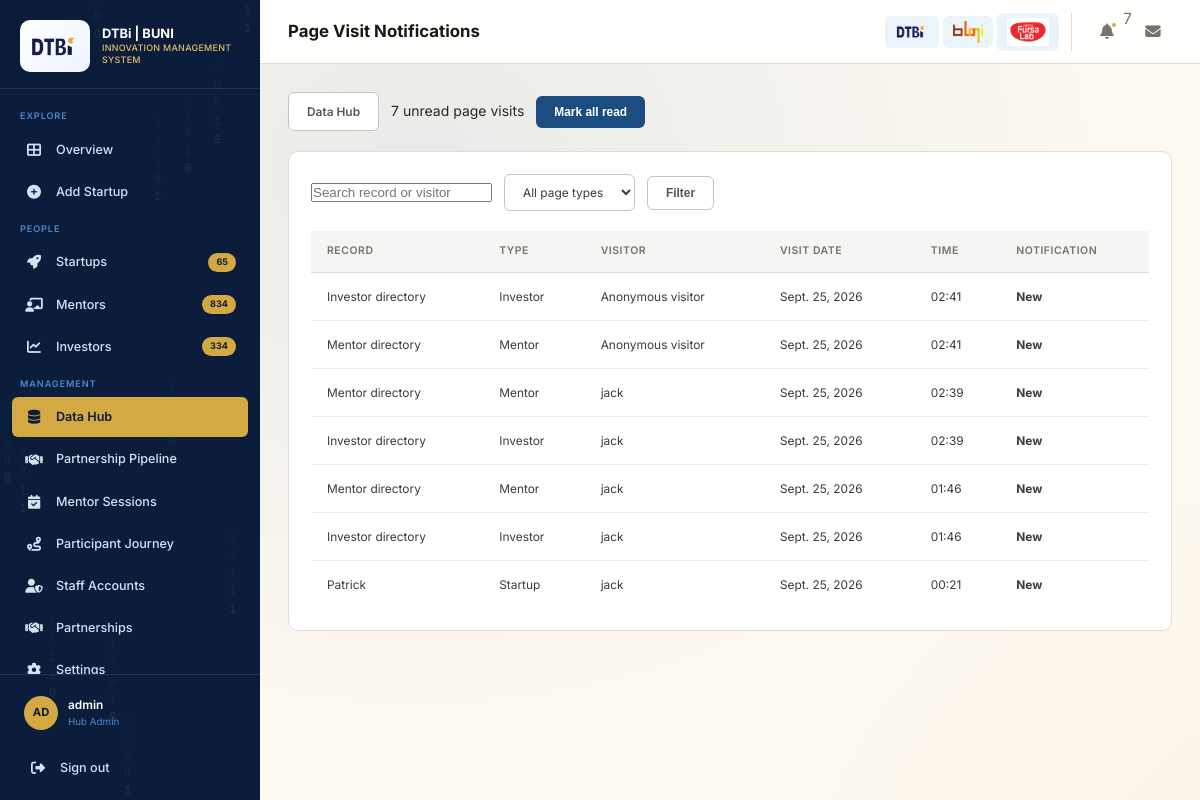
Screenshot of /staff/data/page-visits/ (signed in) with the database file from the repository.
### staff/models.py (models this page shows, shortened)
class PageVisit(models.Model):
    PAGE_TYPES = [
        ('startup', 'Startup'),
        ('mentor', 'Mentor'),
        ('investor', 'Investor'),
    ]
    page_type = models.CharField(max_length=20, choices=PAGE_TYPES)
    object_key = models.CharField(max_length=100)
    display_name = models.CharField(max_length=255)
    session_key = models.CharField(max_length=40)
    visitor = models.ForeignKey(
        User, on_delete=models.SET_NULL, null=True, blank=True, related_name='tracked_page_visits'
    )
    visit_date = models.DateField()
    visited_at = models.DateTimeField(auto_now_add=True)
    is_read = models.BooleanField(default=False)
    class Meta:
        ordering = ['-visited_at']
        constraints = [models.UniqueConstraint(
            fields=['page_type', 'object_key', 'session_key', 'visit_date'],
            name='uniq_daily_entity_page_visit',
        )]
        indexes = [models.Index(fields=['page_type', 'visited_at'])]

### staff/data_views.py (the view)
# urls.py: path('data/page-visits/', data_views.page_visit_admin, name='page_visit_admin'),
@admin_required
@require_http_methods(['GET', 'POST'])
def page_visit_admin(request):
    if request.method == 'POST' and request.POST.get('action') == 'mark_read':
        PageVisit.objects.filter(is_read=False).update(is_read=True)
        messages.success(request, 'Page visit notifications marked as read.')
        return redirect('staff:page_visit_admin')
    visits = PageVisit.objects.select_related('visitor').all()
    page_type = request.GET.get('type', '')
    search = request.GET.get('q', '').strip()
    if page_type in {'startup', 'mentor', 'investor'}:
        visits = visits.filter(page_type=page_type)
    if search:
        visits = visits.filter(Q(display_name__icontains=search) | Q(visitor__username__icontains=search))
    query_params = request.GET.copy()
    query_params.pop('page', None)
    page_obj = Paginator(visits, 50).get_page(request.GET.get('page'))
    return render(request, 'page_visit_admin.html', {
        'visits': page_obj,
        'page_obj': page_obj,
        'page_query': query_params.urlencode(),
        'unread_count': PageVisit.objects.filter(is_read=False).count(),
        'page_type': page_type,
        'search': search,
    })

### staff/context_processors.py (called while the page is built)
def people_counts(request):
    return {
        'live_counts': {
            'startups': Startup.objects.count(),
            'mentors': Mentor.objects.filter(is_active=True).count(),
            'investors': Investor.objects.filter(status='active').count(),
        }
    }

def admin_page_visit_alerts(request):
    unread = 0
    user = getattr(request, 'user', None)
    if user and user.is_authenticated:
        if user.is_superuser or UserProfile.objects.filter(user=user, user_type='admin').exists():
            unread = PageVisit.objects.filter(is_read=False).count()
    return {'unread_page_visit_count': unread}

def user_theme(request):
    user = getattr(request, 'user', None)
    theme = 'light'
    if user and user.is_authenticated:
        theme = UserProfile.objects.filter(user=user).values_list('theme', flat=True).first() or 'light'
    return {'ui_theme': theme}

### staff/data_views.py (called while the page is built)
def admin_required(view):
    @wraps(view)
    @login_required
    def wrapped(request, *args, **kwargs):
        allowed = request.user.is_superuser or UserProfile.objects.filter(
            user=request.user, user_type='admin'
        ).exists()
        if not allowed:
            raise PermissionDenied
        return view(request, *args, **kwargs)
    return wrapped

### staff/models.py (called while the page is built)
    @property
    def is_admin(self):
        return self.user_type == 'admin'

    @property
    def is_staff_role(self):
        return self.user_type in ['admin', 'staff']

### templates/page_visit_admin.html (shortened to what this page needs)
{% extends "base.html" %}
{% block page_title %}Page Visit Notifications{% endblock %}
{% block content %}
<div class="filter-bar"><a class="btn btn-outline" href="{% url 'staff:data_hub' %}">Data Hub</a><span>{{ unread_count }} unread page visits</span><form method="post">{% csrf_token %}<input type="hidden" name="action" value="mark_read"><button class="btn btn-primary" type="submit">Mark all read</button></form></div>
<section class="card mt-20"><div class="card-body"><form method="get" class="filter-bar"><input class="form-input" name="q" type="search" value="{{ search }}" placeholder="Search record or visitor"><select class="filter-select" name="type"><option value="">All page types</option><option value="startup" {% if page_type == 'startup' %}selected{% endif %}>Startups</option><option value="mentor" {% if page_type == 'mentor' %}selected{% endif %}>Mentors</option><option value="investor" {% if page_type == 'investor' %}selected{% endif %}>Investors</option></select><button class="btn btn-outline" type="submit">Filter</button></form><div class="table-wrap"><table><thead><tr><th>Record</th><th>Type</th><th>Visitor</th><th>Visit date</th><th>Time</th><th>Notification</th></tr></thead><tbody>{% for visit in visits %}<tr><td>{{ visit.display_name }}</td><td>{{ visit.get_page_type_display }}</td><td>{{ visit.visitor.username|default:"Anonymous visitor" }}</td><td>{{ visit.visit_date }}</td><td>{{ visit.visited_at|date:'H:i' }}</td><td>{% if visit.is_read %}Read{% else %}<strong>New</strong>{% endif %}</td></tr>{% empty %}<tr><td colspan="6">No page visits match this filter.</td></tr>{% endfor %}</tbody></table></div>{% include "partials/pagination.html" %}</div></section>
{% endblock %}

### templates/base.html (shortened to what this page needs)
<!DOCTYPE html>
{% load static %}
<html lang="en" data-theme="{{ ui_theme|default:'light' }}">
<head>
    <link rel="stylesheet" href="{% static 'style/style.css' %}">
    <link rel="stylesheet" href="https://cdnjs.cloudflare.com/ajax/libs/font-awesome/6.5.1/css/all.min.css">
</head>
<body>
    <div class="layout">
        <aside class="sidebar" id="sidebar">
            <div class="sidebar-header">
                <a class="sidebar-logo-pair" href="{% url 'landing' %}" aria-label="DTBi Innovation Management System">
                    <img src="{% static 'img/brands/dtbi logo.png' %}" alt="DTBi logo">
                </a>
                <div class="sidebar-brand">
                    <h1>DTBi | BUNI</h1>
                    <span>Innovation Management System</span>
                </div>
            </div>
            <nav class="sidebar-nav">
                <div class="nav-section">Explore</div>
                <div class="nav-item">
                    <a href="{% url 'landing' %}" class="nav-link {% if request.resolver_match.url_name == 'landing' %}active{% endif %}">
                        <i class="fas fa-th-large"></i>
                        <span>Overview</span>
                    </a>
                </div>
                {% if user.is_authenticated %}
                <div class="nav-item">
                    {% if user.profile.startup %}
                    <a href="{% url 'staff:startup_profile' slug=user.profile.startup.slug %}" class="nav-link {% if request.resolver_match.url_name == 'startup_profile' or request.resolver_match.url_name == 'startup_create' %}active{% endif %}">
                        <i class="fas fa-building"></i>
                        <span>My Startup</span>
                    </a>
                    {% else %}
                    <a href="{% url 'staff:startup_create' %}" class="nav-link {% if request.resolver_match.url_name == 'startup_create' %}active{% endif %}">
                        <i class="fas fa-plus-circle"></i>
                        <span>Add Startup</span>
                    </a>
                    {% endif %}
                </div>
                {% endif %}
                <div class="nav-section">People</div>
                <div class="nav-item">
                    <a href="{% url 'staff:startups' %}" class="nav-link {% if request.resolver_match.url_name == 'startups' %}active{% endif %}">
                        <i class="fas fa-rocket"></i>
                        <span>Startups</span>
                        <span class="badge">{{ live_counts.startups }}</span>
                    </a>
                </div>
                <div class="nav-item">
                    <a href="{% url 'staff:mentors' %}" class="nav-link {% if request.resolver_match.url_name == 'mentors' %}active{% endif %}">
                        <i class="fas fa-chalkboard-teacher"></i>
                        <span>Mentors</span>
                        <span class="badge">{{ live_counts.mentors }}</span>
                    </a>
                </div>
                <div class="nav-item">
                    <a href="{% url 'staff:investors' %}" class="nav-link {% if request.resolver_match.url_name == 'investors' %}active{% endif %}">
                        <i class="fas fa-chart-line"></i>
                        <span>Investors</span>
                        <span class="badge">{{ live_counts.investors }}</span>
                    </a>
                </div>
                <div class="nav-section">Management</div>
                {% if user.is_authenticated and user.profile.is_staff_role %}
                <div class="nav-item">
                    <a href="{% url 'staff:data_hub' %}" class="nav-link {% if request.resolver_match.url_name == 'data_hub' or request.resolver_match.url_name == 'data_import' or request.resolver_match.url_name == 'data_reports' or request.resolver_match.url_name == 'page_visit_admin' %}active{% endif %}">
                        <i class="fas fa-database"></i><span>Data Hub</span>
                    </a>
                </div>
                <div class="nav-item">
                    <a href="{% url 'staff:partnership_inbox' %}" class="nav-link {% if request.resolver_match.url_name == 'partnership_inbox' %}active{% endif %}">
                        <i class="fas fa-handshake"></i><span>Partnership Pipeline</span>
                    </a>
                </div>
                <div class="nav-item">
                    <a href="{% url 'staff:mentor_sessions' %}" class="nav-link {% if request.resolver_match.url_name == 'mentor_sessions' %}active{% endif %}">
                        <i class="fas fa-calendar-check"></i><span>Mentor Sessions</span>
                    </a>
                </div>
                <div class="nav-item">
                    <a href="{% url 'staff:participant_journey' %}" class="nav-link {% if request.resolver_match.url_name == 'participant_journey' %}active{% endif %}">
                        <i class="fas fa-route"></i><span>Participant Journey</span>
                    </a>
                </div>
                {% endif %}
                {% if user.is_authenticated and user.profile.is_admin %}
                <div class="nav-item">
                    <a href="{% url 'staff:staff_list' %}" class="nav-link {% if request.resolver_match.url_name == 'staff_list' %}active{% endif %}">
                        <i class="fas fa-user-shield"></i>
                        <span>Staff Accounts</span>
                    </a>
                </div>
                {% endif %}
                <div class="nav-item">
                    <a href="{% url 'staff:partnership_form' %}" class="nav-link {% if request.resolver_match.url_name == 'partnership_form' %}active{% endif %}">
                        <i class="fas fa-handshake"></i>
                        <span>Partnerships</span>
                    </a>
                </div>
                <div class="nav-item">
                    <a href="{% if user.is_authenticated %}{% url 'staff:settings' %}{% else %}{% url 'staff:user_login' %}?next={% url 'staff:settings' %}{% endif %}" class="nav-link {% if request.resolver_match.url_name == 'settings' %}active{% endif %}">
                        <i class="fas fa-cog"></i>
                        <span>Settings</span>
                    </a>
                </div>
            </nav>
            <div class="sidebar-footer">
                {% if user.is_authenticated %}
                <div class="sidebar-user">
                    <div class="sidebar-avatar">{{ user.username|slice:":2"|upper }}</div>
                    <div class="sidebar-user-info">
                        <div class="sidebar-user-name">{{ user.get_full_name|default:user.username }}</div>
                        <div class="sidebar-user-role">
                            {% if user.profile.is_admin %}Hub Admin
                            {% elif user.profile.startup %}{{ user.profile.startup.name }}
                            {% else %}Startup Owner{% endif %}
                        </div>
                    </div>
                </div>
                <a href="{% url 'staff:user_logout' %}" class="nav-link" style="margin-top: 10px;">
                    <i class="fas fa-sign-out-alt"></i>
                    <span>Sign out</span>
                </a>
                {% endif %}
            </div>
        </aside>
        <div class="main" id="mainContent">
            <header class="topbar">
                <div class="topbar-left">
                    <h2 class="page-title">{% block page_title %}Overview{% endblock %}</h2>
                </div>
                <div class="topbar-right">
                    <div class="external-links">
                        <a href="https://teknohama.or.tz/" target="_blank" rel="noopener noreferrer" class="ext-link brand-link" aria-label="DTBi" title="DTBi">
                            <img src="{% static 'img/brands/dtbi logo.png' %}" alt="DTBi logo" class="brand-logo brand-logo-dtbi">
                        </a>
                        <a href="https://bunihub1.pythonanywhere.com/" target="_blank" rel="noopener noreferrer" class="ext-link brand-link" aria-label="Buni" title="Buni">
                            <img src="{% static 'img/brands/buni logo.png' %}" alt="Buni logo" class="brand-logo brand-logo-buni">
                        </a>
                        <a href="https://fursalab.com" target="_blank" rel="noopener noreferrer" class="ext-link brand-link" aria-label="Fursa Hub" title="Fursa Hub">
                            <img src="{% static 'img/brands/fursahub.png' %}" alt="Fursa Hub logo" class="brand-logo brand-logo-fursa">
                        </a>
                    </div>
                    {% if user.is_authenticated and user.profile.is_admin %}
                    <a class="topbar-btn" title="Page visit notifications" href="{% url 'staff:page_visit_admin' %}" style="position:relative;">
                        <i class="fas fa-bell"></i>
                        {% if unread_page_visit_count %}<span class="dot" aria-label="{{ unread_page_visit_count }} unread visits"></span><span class="badge" style="position:absolute;top:-6px;right:-6px;">{{ unread_page_visit_count }}</span>{% endif %}
                    </a>
                    {% else %}<button class="topbar-btn" title="Notifications"><i class="fas fa-bell"></i></button>{% endif %}
                    <button class="topbar-btn" title="Messages">
                        <i class="fas fa-envelope"></i>
                    </button>
                </div>
            </header>
            <div class="page-content">
                {% block content %}{% endblock %}
            </div>
        </div>
    </div>
</body>
</html>

### rows the page displays
PageVisit: display_name "Investor directory", page_type "Investor", visitor.username "Anonymous visitor", visit_date "Sept. 25, 2026", visited_at "02:41", is_read "New"
PageVisit: display_name "Mentor directory", page_type "Mentor", visitor.username "Anonymous visitor", visit_date "Sept. 25, 2026", visited_at "02:41", is_read "New"
PageVisit: display_name "Mentor directory", page_type "Mentor", visitor.username "jack", visit_date "Sept. 25, 2026", visited_at "02:39", is_read "New"
PageVisit: display_name "Investor directory", page_type "Investor", visitor.username "jack", visit_date "Sept. 25, 2026", visited_at "02:39", is_read "New"
PageVisit: display_name "Mentor directory", page_type "Mentor", visitor.username "jack", visit_date "Sept. 25, 2026", visited_at "01:46", is_read "New"
PageVisit: display_name "Investor directory", page_type "Investor", visitor.username "jack", visit_date "Sept. 25, 2026", visited_at "01:46", is_read "New"
PageVisit: display_name "Patrick", page_type "Startup", visitor.username "jack", visit_date "Sept. 25, 2026", visited_at "00:21", is_read "New"

### other values shown
{{ live_counts.startups }} "65"
{{ live_counts.mentors }} "834"
{{ live_counts.investors }} "334"
{{ user.username|slice:":2"|upper }} "AD"
{{ user.get_full_name|default:user.username }} "admin"
{{ unread_page_visit_count }} "7"
{{ unread_count }} "7"
